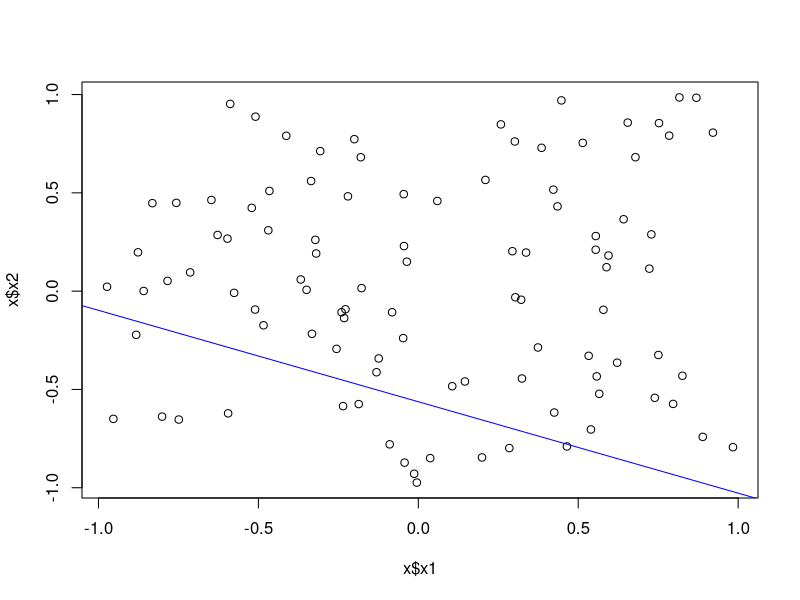
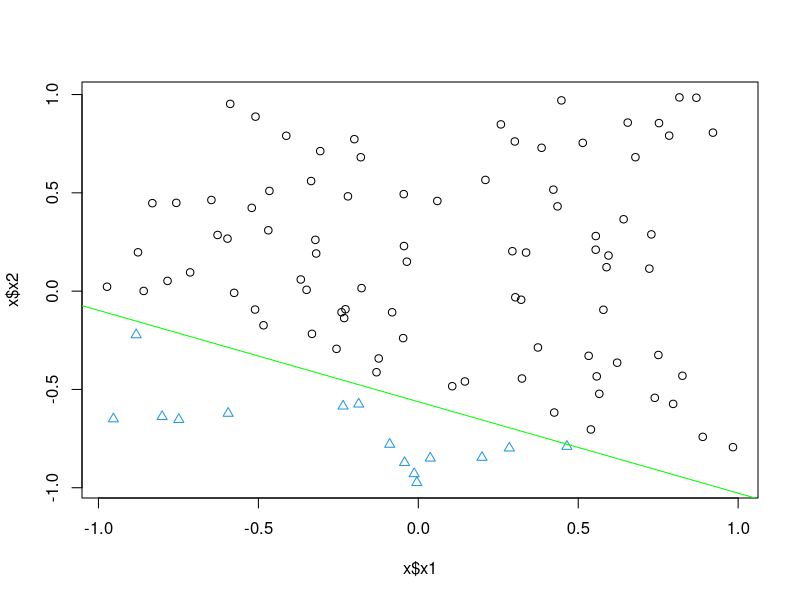
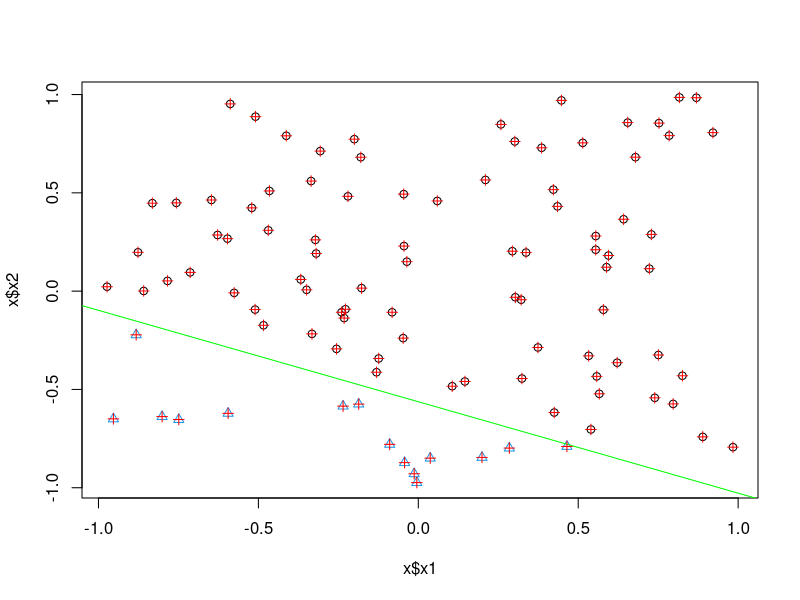
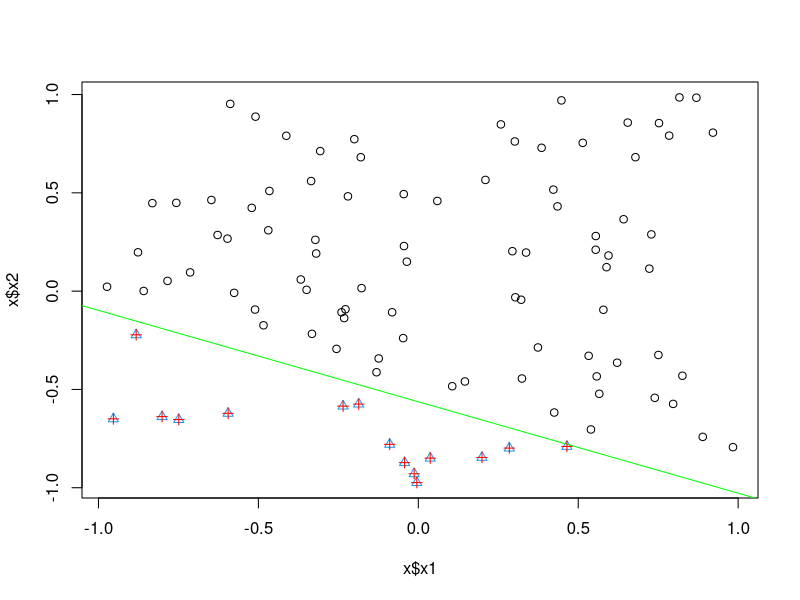
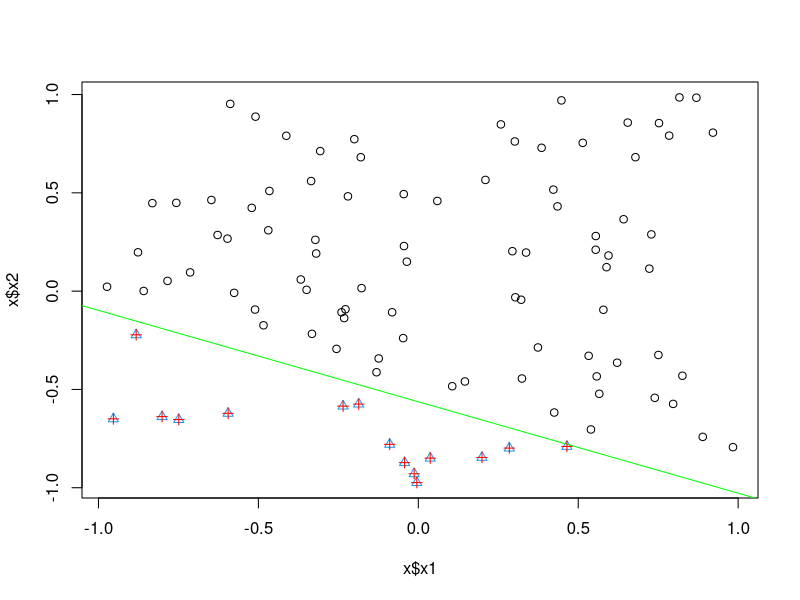
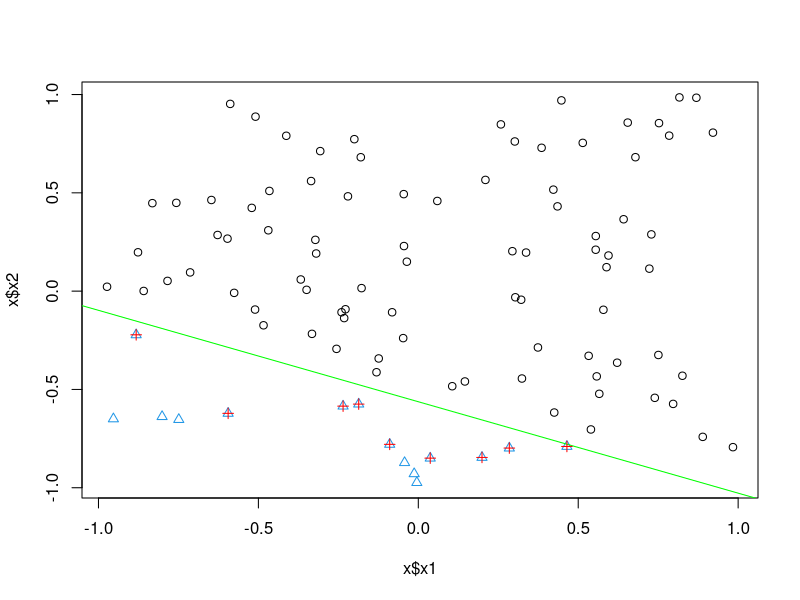
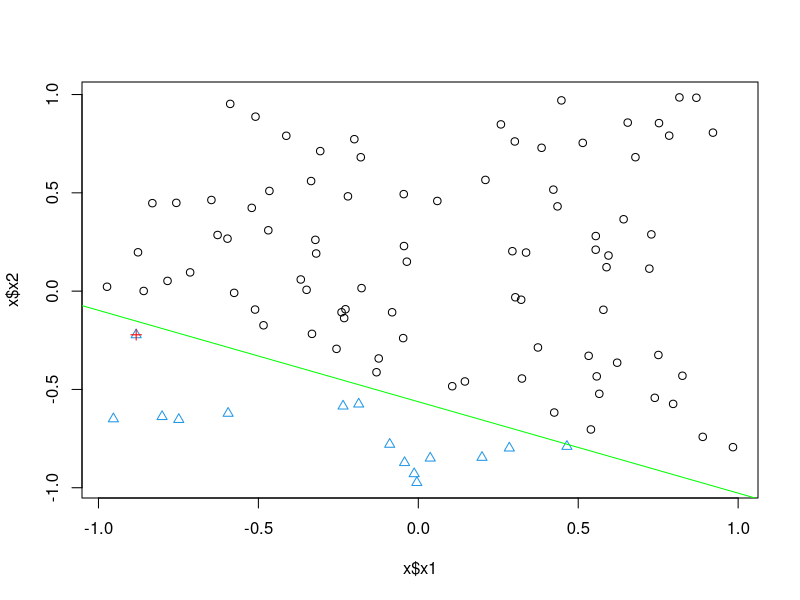
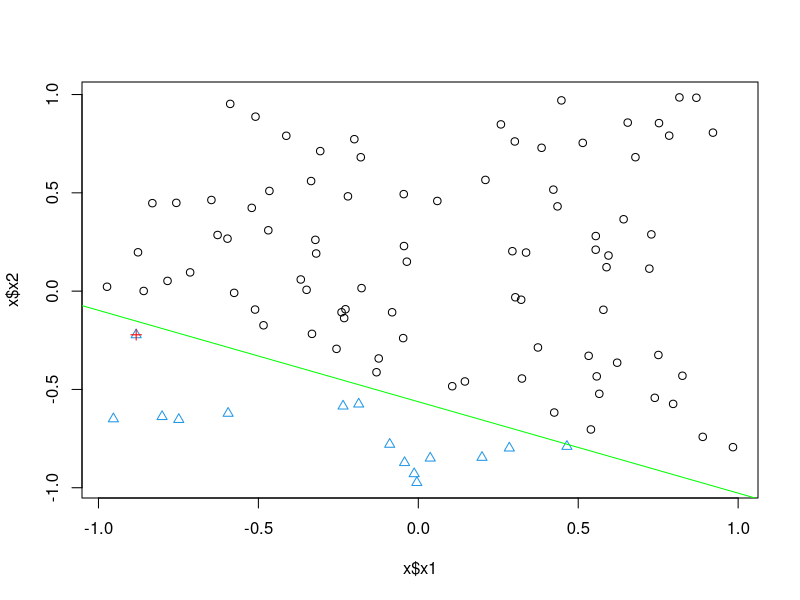

Here is the R script that generated these plots, in order:
# Learning form Data
# Homework #1
# Question 7 - 10

## 1) One experiment ----
## Create dataset and target fn
# Create dataframe of input
n = 100
set.seed(1)
x <- data.frame(x0 = 1,
                x1 = runif(n, min = -1, max = 1), 
                x2 = runif(n, min = -1, max = 1))
plot(x$x1, x$x2)
# text(x, col = "green")

# Create target function
f <- data.frame(slop = runif(1, min = -1, max = 1), 
                intercept = runif(1, min = -1, max = 1))
abline(a = f$intercept, b = f$slop, col = "blue")

# Assign output from target function
# from formular x' = a + b*x1 if x2 > x' , then on the right side of line
# if x2 <  x', on the left side of line
x$color <- ifelse(x$x2 > (x$x1*f$slop + f$intercept), 1, 4)
plot(x$x1, x$x2, col = x$color, pch = ifelse(x$color == 1, 1, 2))
abline(a = f$intercept, b = f$slop, col = "green")

# Assign output value y = {-1, 1}
x$y <- ifelse(x$color == 1, 1, -1)

## Start PLA algorithm
# Assing weight w
w <- data.frame(x0 = 0, x1 = 0, x2 = 0)

for(i in 1:100) {
  # h(x) = transpose(w) * x
  h <- sign(as.matrix(x[,c("x0", "x1", "x2")]) %*% t(w))
  # find mismatced idx when sign(w*x) != y
  idx <- sign(h) != x[, "y"]
  cat(sprintf("iteration %d : avg err %f \n", i, sum(idx)/n))
  # plot error points
  plot(x$x1, x$x2, col = x$color, pch = ifelse(x$color == 1, 1, 2))
  abline(a = f$intercept, b = f$slop, col = "green")
  points(x = x[idx,"x1"], y = x[idx, "x2"], type = "p", pch = 3 , col = "red")
  
  # Assign new w
  w <- w + t(as.matrix(x[idx, "y"])) %*% as.matrix(x[idx, c("x0", "x1", "x2")])
}

## 2) 1000 experitment ----

# sum of no. iteration until converge
sum.i <- 0
# no. of data point in each iteration
n <- 10

# Start experiment for 1000 times
for (i in 1:1000){
  # Create dataframe of input
  x <- data.frame(x0 = 1,
                  x1 = runif(n, min = -1, max = 1), 
                  x2 = runif(n, min = -1, max = 1))
  
  # Create target function
  f <- data.frame(slop = runif(1, min = -1, max = 1), 
                  intercept = runif(1, min = -1, max = 1))
  
  # Assign output from target function
  # from formular x' = a + b*x1 if x2 > x' , then on the right side of line
  # if x2 <  x', on the left side of line
  # Assign output value y = {-1, 1}
  x$y <- ifelse(x$x2 > (x$x1*f$slop + f$intercept), 1, -1)
  
  # Assing weight w
  w <- data.frame(x0 = 0, x1 = 0, x2 = 0)
  
  # Initialized iteration
  i <- 0
  
  # Initalized error
  err <- 1
  
  while(err > 0.000001) {
    pre.err <- sum(idx)/n
    # h(x) = transpose(w) * x
    h <- sign(as.matrix(x[,c("x0", "x1", "x2")]) %*% t(w))
    # find missidx when sign(w*x) != y
    idx <- sign(h) != x[, "y"]
    err <- sum(idx)/n
    # Assign new w
    w <- w + t(as.matrix(x[idx, "y"])) %*% as.matrix(x[idx, c("x0", "x1", "x2")])
    i <- i+1
  }
  sum.i <- sum.i + i
}

# avg iteration until converge
sum.i/1000